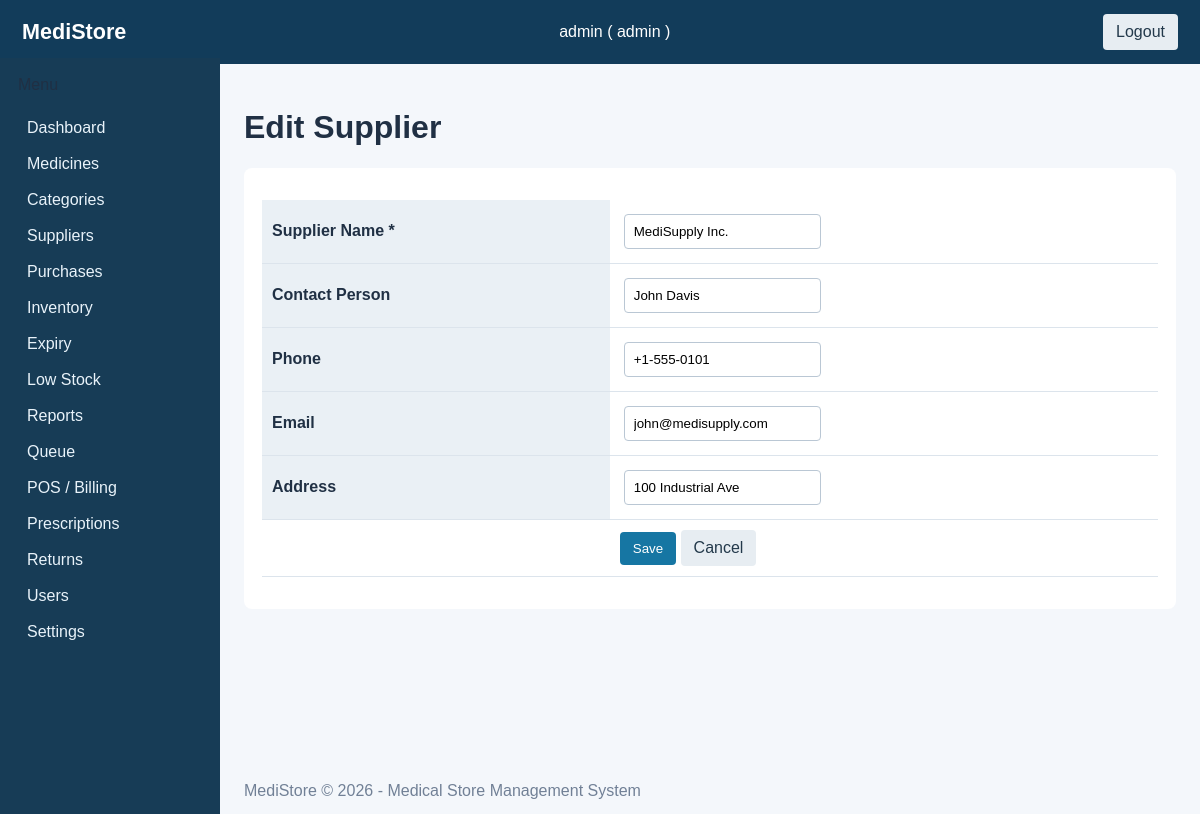
/suppliers/edit.php?id=1 (signed in), run on the app's committed database.
### tables this page shows
CREATE TABLE suppliers (
    supplier_id   INT UNSIGNED NOT NULL AUTO_INCREMENT PRIMARY KEY,
    supplier_name VARCHAR(100) NOT NULL UNIQUE,
    contact_person VARCHAR(100),
    phone         VARCHAR(20),
    email         VARCHAR(100),
    address       VARCHAR(255),
    status        ENUM('active','inactive') NOT NULL DEFAULT 'active'
);

### includes/functions.php (called while the page is built, shortened)
<?php
function e(string $value = ''): string {
    return htmlspecialchars($value, ENT_QUOTES | ENT_HTML5, 'UTF-8');
}

### suppliers/edit.php (the view, shortened to what this page needs)
<?php
require_once __DIR__ . '/../includes/header.php';
$pdo = db();
$id = (int)($_GET['id'] ?? 0);
$stmt = $pdo->prepare("SELECT * FROM suppliers WHERE supplier_id = ?");
$stmt->execute([$id]);
$row = $stmt->fetch();
$name = $row['supplier_name'];
$contact = $row['contact_person'] ?? '';
$phone = $row['phone'] ?? '';
$email = $row['email'] ?? '';
$address = $row['address'] ?? '';
?>
<h1>Edit Supplier</h1>
<form method="post" action="edit.php?id=<?php echo $id; ?>">
    <table class="form-table">
        <tr><th>Supplier Name <span class="req">*</span></th><td><input type="text" name="supplier_name" value="<?php echo e($name); ?>" required></td></tr>
        <tr><th>Contact Person</th><td><input type="text" name="contact_person" value="<?php echo e($contact); ?>"></td></tr>
        <tr><th>Phone</th><td><input type="text" name="phone" value="<?php echo e($phone); ?>"></td></tr>
        <tr><th>Email</th><td><input type="email" name="email" value="<?php echo e($email); ?>"></td></tr>
        <tr><th>Address</th><td><input type="text" name="address" value="<?php echo e($address); ?>"></td></tr>
        <tr><td></td><td><button type="submit" class="btn">Save</button> <a class="btn ghost" href="list.php">Cancel</a></td></tr>
    </table>
</form>
<?php require_once __DIR__ . '/../includes/footer.php'; ?>

### assets/css/style.css (style rules this page uses)
:root { font-family:Arial,sans-serif;color:#203044;background:#f4f7fb }
* { box-sizing:border-box }
body { margin:0 }
table { width:100%;border-collapse:collapse;background:white;margin:14px 0 }
th,td { padding:10px;border-bottom:1px solid #dce4ec;text-align:left }
th { background:#eaf0f5 }
form { background:white;padding:18px;border-radius:8px;margin:12px 0 }
input,select,textarea { padding:9px;border:1px solid #bac7d4;border-radius:4px;margin:4px }
.btn,button { display:inline-block;background:#1676a3;color:white;padding:9px 13px;border:0;border-radius:4px;text-decoration:none;cursor:pointer }
.btn.ghost { background:#e7edf2;color:#23394b }

### data on the page
suppliers: supplier_name "MediSupply Inc.", contact_person "John Davis", phone "+1-555-0101", email "john@medisupply.com", address "100 Industrial Ave"

### other printed values
$_SESSION['username'] "admin"
$_SESSION['user_role'] "admin"
$label "Medicines"
$label "Categories"
$label "Suppliers"
$label "Purchases"
$label "Inventory"
$label "Expiry"
$label "Low Stock"
$label "Reports"
$label "Queue"
$label "POS / Billing"
$label "Prescriptions"
$label "Returns"
$label "Users"
